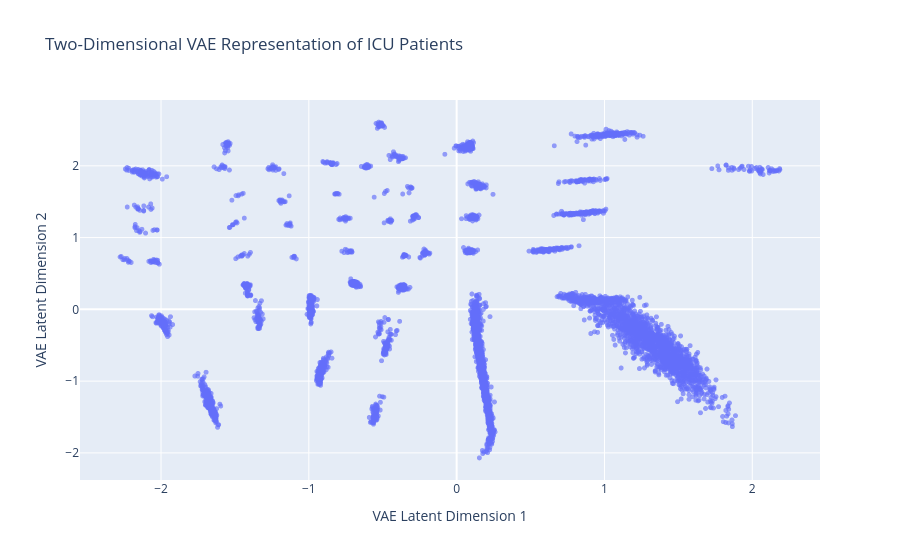

The cell this chart's notebook holds for it:
### Markdown cell above
## Visualize the Two-Dimensional VAE Representation

### Code cell
# Create the interactive VAE scatter plot
fig = px.scatter(
    vae_embedding,
    x="vae_1",
    y="vae_2",
    hover_data=["patientunitstayid"],
    title="Two-Dimensional VAE Representation of ICU Patients"
)

fig.update_traces(
    marker=dict(
        size=5,
        opacity=0.65
    )
)

fig.update_layout(
    xaxis_title="VAE Latent Dimension 1",
    yaxis_title="VAE Latent Dimension 2"
)

# Display the plot
fig.show()

# Save the interactive plot
fig.write_html(
    PLOTS_DIR / "vae_embedding.html"
)

print("VAE plot saved as: vae_embedding.html")

### Figure 1 — Plotly figure (JSON) as saved in the notebook; plotly's stock layout.template omitted (floating-point values rounded to 4 significant figures; data arrays with more than 128 entries replaced by an {"elided": "..."} marker saying what was removed)
{"data": [{"customdata": {"elided": "7648x1 int values"}, "hovertemplate": "vae_1=%{x}<br>vae_2=%{y}<br>patientunitstayid=%{customdata[0]}<extra></extra>", "legendgroup": "", "marker": {"color": "#636efa", "opacity": 0.65, "size": 5, "symbol": "circle"}, "mode": "markers", "name": "", "showlegend": false, "type": "scattergl", "x": {"elided": "7648 float values"}, "xaxis": "x", "y": {"elided": "7648 float values"}, "yaxis": "y"}], "layout": {"legend": {"tracegroupgap": 0}, "title": {"text": "Two-Dimensional VAE Representation of ICU Patients"}, "xaxis": {"anchor": "y", "domain": [0, 1], "title": {"text": "VAE Latent Dimension 1"}}, "yaxis": {"anchor": "x", "domain": [0, 1], "title": {"text": "VAE Latent Dimension 2"}}}}
